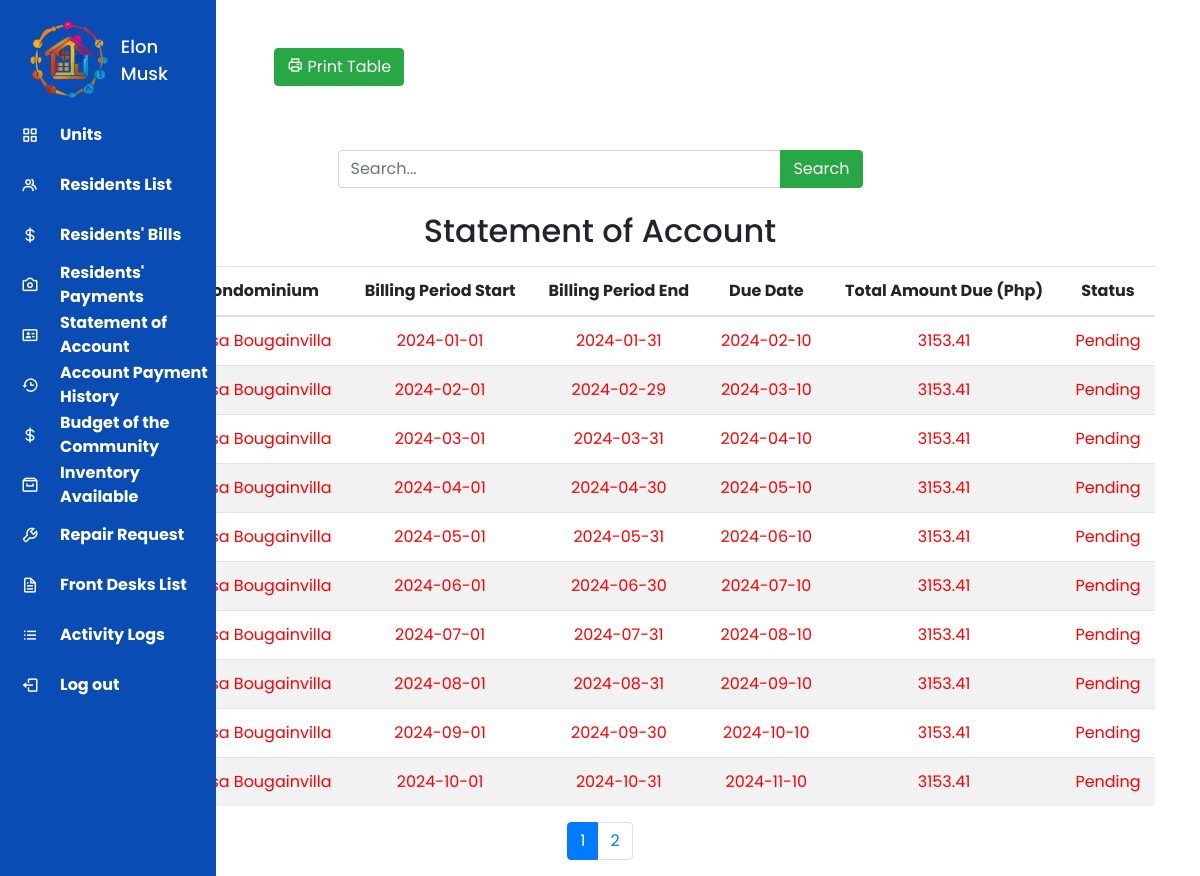
Screenshot of /casa_bougainvilla/administrator_dashboard/statement_of_account.php (signed in) with the database file from the repository.
### tables this page shows
CREATE TABLE `admin_transactions` (
  `id` int(11) NOT NULL,
  `account_number` int(10) NOT NULL,
  `condominium` varchar(255) NOT NULL,
  `bill_number` varchar(255) NOT NULL,
  `billing_period_start` date NOT NULL,
  `billing_period_end` date NOT NULL,
  `due_date` date NOT NULL,
  `total_amount_due` decimal(10,2) NOT NULL,
  `status` varchar(10) NOT NULL COMMENT 'Paid, Pending',
  `is_deleted` tinyint(1) DEFAULT 0
);

### casa_bougainvilla/administrator_dashboard/statement_of_account.php (the view, shortened to what this page needs)
<?php
include('../../includes/database.php');
$rowsPerPage = 10;
$page = isset($_GET['page']) ? intval($_GET['page']) : 1;
$offset = ($page - 1) * $rowsPerPage;
$results_per_page = 10;
$current_page = isset($_GET['page']) ? $_GET['page'] : 1;
?>
<!doctype html>
<html lang="en">
<head>
    <link rel="stylesheet" href="https://cdn.jsdelivr.net/npm/bootstrap@4.0.0/dist/css/bootstrap.min.css">
    <link href='https://unpkg.com/boxicons@2.0.7/css/boxicons.min.css' rel='stylesheet'>
    <link rel="stylesheet" type="text/css"
        href="https://cdnjs.cloudflare.com/ajax/libs/jquery.tablesorter/2.31.3/css/theme.bootstrap.min.css">
    <link rel="stylesheet" type="text/css"
        href="https://cdnjs.cloudflare.com/ajax/libs/jquery.tablesorter/2.31.3/css/theme.default.min.css">
</head>
<body>
    <?php include "../../includes/sidebars/administrator_sidebar.php" ?>
    <div class="container">
        <button class="btn btn-primary mx-5 my-5"><a href="bill_payment.php" class="text-light">Pay Bill</a></button>
        <button class="btn btn-success mx-5 my-3" onclick="downloadPDF()"><i class='bx bx-printer'></i> Print
            Table</button>
        <div class="container mt-3">
            <div class="row">
                <div class="col-md-6 offset-md-3">
                    <form method="post" action="statement_of_account.php">
                        <div class="input-group">
                            <input type="text" name="searchInput" class="form-control" placeholder="Search...">
                            <div class="input-group-append">
                                <button class="btn btn-success" type="submit" name="searchButton">
                                    <i class="bi bi-search"></i> Search
                                </button>
                            </div>
                        </div>
                    </form>
                </div>
            </div>
        </div>
        <div class="print-section">
            <div class="list-of-sales second-table">
                <h2 class="mt-4 mb-3" style="white-space: nowrap; text-align: center;">Statement of Account</h2>
                <table id="TableSorter3" class="table col-mx-5">
                    <thead>
                        <tr>
                            <th scope="col" style="white-space: nowrap; text-align: center;">
                                <center>Bill Number</center>
                            </th>
                            <th scope="col" style="white-space: nowrap; text-align: center;">
                                <center>Condominium</center>
                            </th>
                            <th scope="col" style="white-space: nowrap; text-align: center;">
                                <center>Billing Period Start</center>
                            </th>
                            <th scope="col" style="white-space: nowrap; text-align: center;">
                                <center>Billing Period End</center>
                            </th>
                            <th scope="col" style="white-space: nowrap; text-align: center;">
                                <center>Due Date</center>
                            </th>
                            <th scope="col" style="white-space: nowrap; text-align: center;">
                                <center>Total Amount Due (Php)</center>
                            </th>
                            <th scope="col" style="white-space: nowrap; text-align: center;">
                                <center>Status</center>
                            </th>
                        </tr>
                    </thead>
                    <tbody>
                        <?php
                        $sql = "SELECT id, account_number, condominium, bill_number, billing_period_start, billing_period_end, due_date, total_amount_due, status
            FROM admin_transactions
            WHERE is_deleted = 0 AND account_number = ?
            ORDER BY FIELD(status, 'Pending') DESC
            LIMIT ?, ?";
                        $stmt = $mysqli->prepare($sql);
                        if ($stmt) {
                            $stmt->bind_param("iii", $account_number, $offset, $rowsPerPage);
                            $account_number = $_SESSION['account_number'];
                            $stmt->execute();
                            $stmt->bind_result($id, $account_number, $condominium, $bill_number, $billing_period_start, $billing_period_end, $due_date, $total_amount_due, $status);
                            while ($stmt->fetch()) {
                                $statusClass = ($status == 'Pending') ? 'pending' : 'paid';
                                echo '<tr class="' . $statusClass . '">
            <th scope="row" style="white-space: nowrap; text-align: center;"><center>' . $bill_number . '</center></th>
            <td style="white-space: nowrap; text-align: center;"><center>' . $condominium . '</center></td>
            <td style="white-space: nowrap; text-align: center;"><center>' . $billing_period_start . '</center></td>
            <td style="white-space: nowrap; text-align: center;"><center>' . $billing_period_end . '</center></td>
            <td style="white-space: nowrap; text-align: center;"><center>' . $due_date . '</center></td>
            <td style="white-space: nowrap; text-align: center;"><center>' . $total_amount_due . '</center></td>
            <td style="white-space: nowrap; text-align: center;"><center>' . $status . '</center></td>
          </tr>';
                            }
                        } else {
                            echo "Error in prepared statement";
                        }
                        ?>
                    </tbody>
                </table>
            </div>
        </div>
        <div class="pagination justify-content-center mt-3">
            <ul class="pagination">
                <?php
                $total_pages_query = "SELECT COUNT(*) as total FROM admin_transactions WHERE is_deleted = 0";
                $result = $mysqli->query($total_pages_query);
                $row = $result->fetch_assoc();
                $total_records = $row["total"];
                $total_pages = ceil($total_records / $results_per_page);
                for ($i = 1; $i <= $total_pages; $i++) {
                    echo '<li class="page-item ' . ($i == $current_page ? 'active' : '') . '"><a class="page-link" href="statement_of_account.php?page=' . $i . '">' . $i . '</a></li>';
                }
                ?>
            </ul>
        </div>
</body>
</html>

### casa_bougainvilla/administrator_dashboard/statement_of_account.php (style rules this page uses)
.pending { color: red; }
* { margin: 0; padding: 0; box-sizing: border-box; font-family: 'Poppins', sans-serif; }
tbody tr:nth-child(even) { background-color: #f2f2f2; }
tbody tr:nth-child(odd) { background-color: #ffffff; }

### includes/sidebars/administrator_sidebar.php (style rules this page uses)
* { margin: 0; padding: 0; box-sizing: border-box; font-family: 'Poppins', sans-serif; }

### rows the page displays
admin_transactions: condominium "Casa Bougainvilla", billing_period_start "2024-01-01", billing_period_end "2024-01-31", due_date "2024-02-10", total_amount_due "3153.41", status "Pending"
admin_transactions: condominium "Casa Bougainvilla", billing_period_start "2024-02-01", billing_period_end "2024-02-29", due_date "2024-03-10", total_amount_due "3153.41", status "Pending"
admin_transactions: condominium "Casa Bougainvilla", billing_period_start "2024-03-01", billing_period_end "2024-03-31", due_date "2024-04-10", total_amount_due "3153.41", status "Pending"
admin_transactions: condominium "Casa Bougainvilla", billing_period_start "2024-04-01", billing_period_end "2024-04-30", due_date "2024-05-10", total_amount_due "3153.41", status "Pending"
admin_transactions: condominium "Casa Bougainvilla", billing_period_start "2024-05-01", billing_period_end "2024-05-31", due_date "2024-06-10", total_amount_due "3153.41", status "Pending"
admin_transactions: condominium "Casa Bougainvilla", billing_period_start "2024-06-01", billing_period_end "2024-06-30", due_date "2024-07-10", total_amount_due "3153.41", status "Pending"
admin_transactions: condominium "Casa Bougainvilla", billing_period_start "2024-07-01", billing_period_end "2024-07-31", due_date "2024-08-10", total_amount_due "3153.41", status "Pending"
admin_transactions: condominium "Casa Bougainvilla", billing_period_start "2024-08-01", billing_period_end "2024-08-31", due_date "2024-09-10", total_amount_due "3153.41", status "Pending"
admin_transactions: condominium "Casa Bougainvilla", billing_period_start "2024-09-01", billing_period_end "2024-09-30", due_date "2024-10-10", total_amount_due "3153.41", status "Pending"
admin_transactions: condominium "Casa Bougainvilla", billing_period_start "2024-10-01", billing_period_end "2024-10-31", due_date "2024-11-10", total_amount_due "3153.41", status "Pending"

### other values shown
$_SESSION['username'] "Elon Musk"
